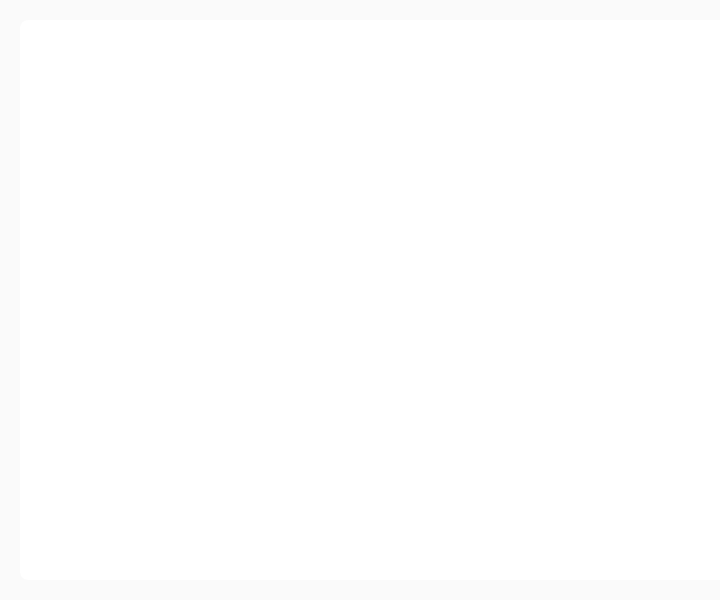
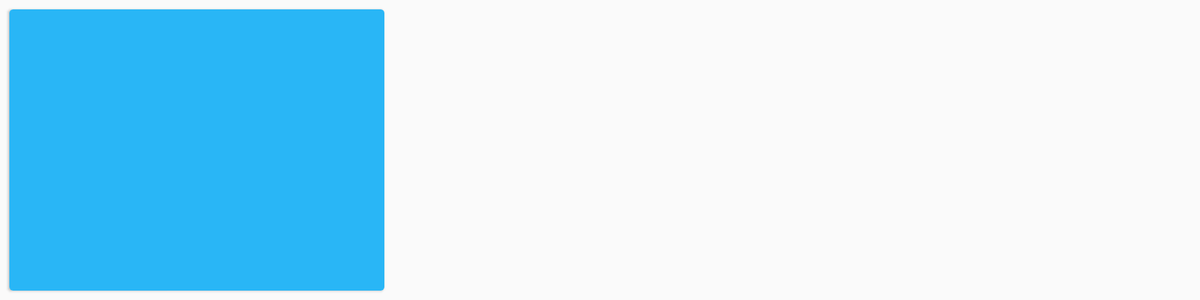

The same Android screen from two of the app's own layout files: first res/layout/ as a phone draws it, then the repository's variant for another configuration, drawn on a device whose configuration selects that folder. Both files follow.
<!-- AndroidManifest.xml: application theme AppTheme -->
<!-- res/layout/card_view_temp.xml -->
<RelativeLayout xmlns:android="http://schemas.android.com/apk/res/android"
    xmlns:card_view="http://schemas.android.com/apk/res-auto"
    android:layout_width="400dp"
    xmlns:app="http://schemas.android.com/tools"

    android:layout_height="300dp"

    app:ignore="NamespaceTypo">

    <android.support.v7.widget.CardView
        android:id="@+id/card_view2"

        android:layout_width="match_parent"
        android:layout_height="match_parent"
        android:elevation="6dp"
        app:cardBackgroundColor="@color/colorWhite"
        android:layout_margin="10dp"
        card_view:cardCornerRadius="4dp"
       >

        <RelativeLayout
            android:layout_width="match_parent"
            android:layout_height="match_parent">

            <ImageView
                android:id="@+id/thumbnail"
                android:layout_width="match_parent"
                android:layout_height="@dimen/album_cover_height"
                android:background="?attr/selectableItemBackgroundBorderless"
                android:clickable="true"
                android:scaleType="fitXY" />

            <TextView
                android:id="@+id/title"
                android:layout_width="match_parent"
                android:layout_height="wrap_content"
                android:layout_below="@id/thumbnail"
                android:paddingLeft="@dimen/album_title_padding"
                android:paddingRight="@dimen/album_title_padding"
                android:paddingTop="@dimen/album_title_padding"
                android:textColor="@color/colorPrimary"
                android:textSize="@dimen/album_title" />

            <TextView
                android:id="@+id/count"
                android:layout_width="match_parent"
                android:layout_height="wrap_content"
                android:layout_below="@id/title"
                android:paddingBottom="@dimen/songs_count_padding_bottom"
                android:paddingLeft="@dimen/album_title_padding"
                android:paddingRight="@dimen/album_title_padding"
                android:textSize="@dimen/songs_count" />

            <ImageView
                android:id="@+id/overflow"
                android:layout_width="@dimen/ic_album_overflow_width"
                android:layout_height="@dimen/ic_album_overflow_height"
                android:layout_alignParentRight="true"
                android:layout_below="@id/thumbnail"
                android:layout_marginTop="@dimen/ic_album_overflow_margin_top"
                android:scaleType="centerCrop"
               />

        </RelativeLayout>

    </android.support.v7.widget.CardView>

</RelativeLayout>
<!-- resources referenced by this layout -->
<resources>
  <color name="colorPrimary">#009688</color>
  <color name="colorWhite">#ffffff</color>
  <dimen name="album_cover_height">160dp</dimen>
  <dimen name="album_title">15dp</dimen>
  <dimen name="album_title_padding">10dp</dimen>
  <dimen name="ic_album_overflow_height">30dp</dimen>
  <dimen name="ic_album_overflow_margin_top">10dp</dimen>
  <dimen name="ic_album_overflow_width">20dp</dimen>
  <dimen name="songs_count">12dp</dimen>
  <dimen name="songs_count_padding_bottom">5dp</dimen>
  <style name="AppTheme" parent="Theme.AppCompat.Light.NoActionBar">
          
          <item name="colorPrimary">@color/colorPrimary</item>
          <item name="colorPrimaryDark">@color/colorPrimaryDark</item>
          <item name="colorAccent">@color/colorAccent</item>
          <item name="android:windowTranslucentStatus">false</item>
  
      </style>
  <color name="colorPrimaryDark">#00695C</color>
  <color name="colorAccent">#4DB6AC</color>
</resources>
<!-- res/layout-xlarge-land/card_view_temp.xml (the repository's variant of the layout above) -->
<!-- drawn on a large tablet held sideways -->
<RelativeLayout xmlns:android="http://schemas.android.com/apk/res/android"
    xmlns:card_view="http://schemas.android.com/apk/res-auto"
    android:layout_width="420dp"
    xmlns:app="http://schemas.android.com/tools"

    android:layout_height="320dp"

    app:ignore="NamespaceTypo">

    <android.support.v7.widget.CardView
        android:id="@+id/card_view"

        android:layout_width="match_parent"
        android:layout_height="match_parent"
        android:elevation="6dp"
        app:cardBackgroundColor="@color/colorWhite"
        android:layout_margin="10dp"
        card_view:cardCornerRadius="4dp"
       >

        <RelativeLayout
            android:layout_width="match_parent"
            android:layout_height="match_parent"
            android:background="#29B6F6"
           >

            <TextView
                android:id="@+id/city_field"
                android:layout_width="wrap_content"
                android:layout_height="wrap_content"
                android:layout_alignParentTop="true"
                android:layout_centerHorizontal="true"
                android:textColor="#FFFFFF"
                android:textAppearance="?android:attr/textAppearanceLarge" />

            <TextView
                android:id="@+id/updated_field"
                android:layout_width="wrap_content"
                android:layout_height="wrap_content"
                android:layout_below="@+id/city_field"
                android:layout_centerHorizontal="true"
                android:textColor="#FFFFFF"
                android:textAppearance="?android:attr/textAppearanceMedium"
                android:textSize="13sp" />

            <TextView
                android:id="@+id/weather_icon"
                android:layout_width="wrap_content"
                android:layout_height="wrap_content"
              android:layout_below="@id/updated_field"

                android:layout_centerHorizontal="true"
                android:textColor="#FFFFFF"
                android:textAppearance="?android:attr/textAppearanceLarge"
                android:textSize="80sp"
                />

            <TextView
                android:id="@+id/current_temperature_field"
                android:layout_width="wrap_content"
                android:layout_height="wrap_content"
                android:layout_alignParentBottom="true"
                android:layout_centerHorizontal="true"
                android:textColor="#FFFFFF"
                android:textAppearance="?android:attr/textAppearanceLarge"
                android:textSize="40sp" />

            <TextView
                android:id="@+id/details_field"
                android:layout_width="wrap_content"
                android:layout_height="wrap_content"
                android:layout_below="@+id/weather_icon"
                android:layout_centerHorizontal="true"
                android:textColor="#FFFFFF"
                android:textAppearance="?android:attr/textAppearanceMedium"
                />
            <TextView
                android:id="@+id/humidity_field"
                android:layout_width="wrap_content"
                android:layout_height="wrap_content"
                android:layout_below="@+id/details_field"
                android:layout_centerHorizontal="true"
                android:textColor="#FFFFFF"
                android:textAppearance="?android:attr/textAppearanceMedium"
                />
            <TextView
                android:id="@+id/pressure_field"
                android:layout_width="wrap_content"
                android:layout_height="wrap_content"
                android:layout_below="@+id/humidity_field"
                android:layout_centerHorizontal="true"
                android:textColor="#FFFFFF"
                android:textAppearance="?android:attr/textAppearanceMedium"
                />

        </RelativeLayout>

    </android.support.v7.widget.CardView>

</RelativeLayout>
<!-- resources referenced by the variant -->
<!-- as a large tablet held sideways resolves them -->
<resources>
  <color name="colorWhite">#ffffff</color>
  <style name="AppTheme" parent="Theme.AppCompat.Light.NoActionBar">
          
          <item name="colorPrimary">@color/colorPrimary</item>
          <item name="colorPrimaryDark">@color/colorPrimaryDark</item>
          <item name="colorAccent">@color/colorAccent</item>
          <item name="android:windowTranslucentStatus">false</item>
  
      </style>
  <color name="colorPrimary">#009688</color>
  <color name="colorPrimaryDark">#00695C</color>
  <color name="colorAccent">#4DB6AC</color>
</resources>
